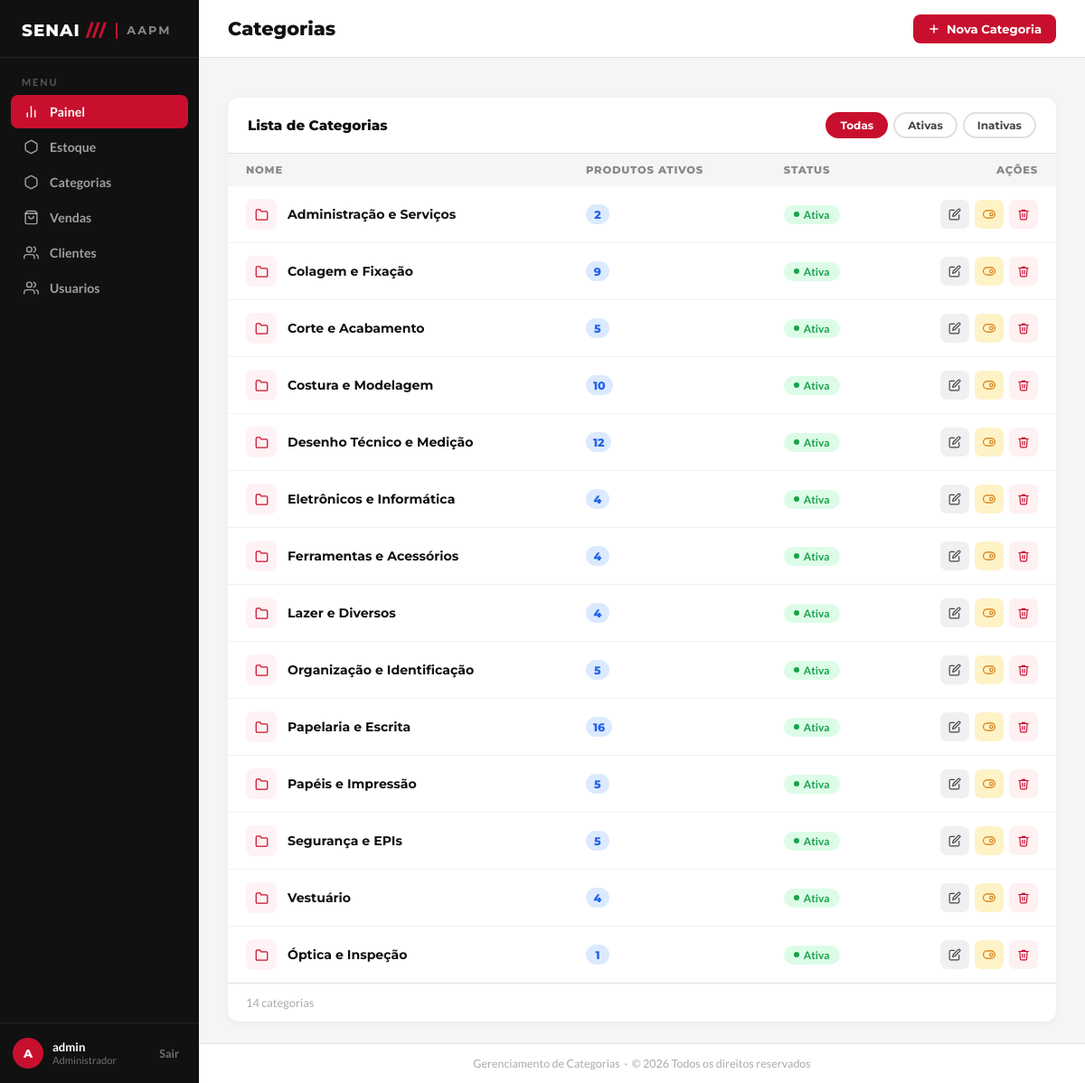
Screenshot of /categorias (signed in) with the database file from the repository.
### app/models/categoria.py (models this page shows)
class Categoria(Base):
    __tablename__ = "categorias"
    id = Column(Integer, primary_key=True, autoincrement=True, index=True)
    nome = Column(String(50), unique=True, nullable=False)
    ativa = Column(Boolean, default=True)
    produtos = relationship("Produto", back_populates="categoria", lazy="select")

### app/controllers/categoria_controller.py (the view)
@router.get("")
def listar_categorias(
    request: Request,
    db: Session = Depends(get_db),
    admin = Depends(get_admin)
):
    categorias = db.query(Categoria).order_by(Categoria.nome).all()
    return templates.TemplateResponse(
        request,
        "categorias/index.html",
        {
            "request":    request,
            "usuario":    admin,
            "categorias": categorias,
        }
    )

### app/templates/categorias/index.html (shortened to what this page needs)
<!DOCTYPE html>
<html lang="pt-BR">
<head>
  <link rel="stylesheet" href="/static/css/categorias.css"/>
</head>
<body>
 <aside class="barra-lateral">
    <div class="barra-logo">
      <span class="barra-logo-texto">SENAI <span>///</span></span>
      <div class="barra-logo-separador"></div>
      <span class="barra-logo-sub">AAPM</span>
    </div>
    <span class="barra-menu-titulo">Menu</span>
    <ul class="barra-nav">
      <li>
        <a href="/" class="ativo">
          <svg viewBox="0 0 24 24">
            <line x1="18" y1="20" x2="18" y2="10" />
            <line x1="12" y1="20" x2="12" y2="4" />
            <line x1="6" y1="20" x2="6" y2="14" />
          </svg>
          Painel
        </a>
      </li>
      <li>
        <a href="/produtos/">
          <svg viewBox="0 0 24 24">
            <path
              d="M21 16V8a2 2 0 0 0-1-1.73l-7-4a2 2 0 0 0-2 0l-7 4A2 2 0 0 0 3 8v8a2 2 0 0 0 1 1.73l7 4a2 2 0 0 0 2 0l7-4A2 2 0 0 0 21 16z" />
          </svg>
          Estoque
        </a>
      </li>
      <li>
        <a href="/categorias/">
          <svg viewBox="0 0 24 24">
            <path
              d="M21 16V8a2 2 0 0 0-1-1.73l-7-4a2 2 0 0 0-2 0l-7 4A2 2 0 0 0 3 8v8a2 2 0 0 0 1 1.73l7 4a2 2 0 0 0 2 0l7-4A2 2 0 0 0 21 16z" />
          </svg>
          Categorias
        </a>
      </li>
      <li>
        <a href="/pdv/">
          <svg viewBox="0 0 24 24">
            <path d="M6 2L3 6v14a2 2 0 0 0 2 2h14a2 2 0 0 0 2-2V6l-3-4z" />
            <line x1="3" y1="6" x2="21" y2="6" />
            <path d="M16 10a4 4 0 0 1-8 0" />
          </svg>
          Vendas
        </a>
      </li>
      <li>
        <a href="/clientes/">
          <svg viewBox="0 0 24 24">
            <path d="M17 21v-2a4 4 0 0 0-4-4H5a4 4 0 0 0-4 4v2" />
            <circle cx="9" cy="7" r="4" />
            <path d="M23 21v-2a4 4 0 0 0-3-3.87" />
            <path d="M16 3.13a4 4 0 0 1 0 7.75" />
          </svg>
          Clientes
        </a>
      </li>
      <li>
        <a href="/usuarios/">
          <svg viewBox="0 0 24 24">
            <path d="M17 21v-2a4 4 0 0 0-4-4H5a4 4 0 0 0-4 4v2" />
            <circle cx="9" cy="7" r="4" />
            <path d="M23 21v-2a4 4 0 0 0-3-3.87" />
            <path d="M16 3.13a4 4 0 0 1 0 7.75" />
          </svg>
          Usuarios
        </a>
      </li>
    </ul>
    <div class="barra-rodape">
      <div class="barra-usuario">
        <div class="avatar-usuario">{{ usuario.nome[0] | upper if usuario else 'AD' }}</div>
        <div class="info-usuario">
          <strong>{{ usuario.nome if usuario else 'Usuário' }}</strong>
          <small>Administrador</small>
        </div>
      </div>
      <button class="btn-sair" onclick="window.location.href='/auth/logout'">
        Sair
      </button>
    </div>
  </aside>
<div class="conteudo-principal">
  <header class="cabecalho-pagina">
    <h1>Categorias</h1>
    <a href="/categorias/nova" class="btn-novo">
      <svg viewBox="0 0 24 24"><line x1="12" y1="5" x2="12" y2="19"/><line x1="5" y1="12" x2="19" y2="12"/></svg>
      Nova Categoria
    </a>
  </header>
  <div class="area-alertas">
  </div>
  <main class="area-conteudo">
    <div class="painel">
      <div class="painel-cabecalho">
        <span class="painel-titulo">Lista de Categorias</span>
        <div class="filtros-status">
          <button class="btn-filtro ativo" onclick="filtrar('todos', this)">Todas</button>
          <button class="btn-filtro" onclick="filtrar('ativa', this)">Ativas</button>
          <button class="btn-filtro" onclick="filtrar('inativa', this)">Inativas</button>
        </div>
      </div>
      <table class="tabela-categorias">
        <thead>
          <tr>
            <th>Nome</th>
            <th>Produtos Ativos</th>
            <th>Status</th>
            <th style="text-align:right">Ações</th>
          </tr>
        </thead>
        <tbody id="corpoTabela">
          {% for c in categorias %}
          <tr data-status="{{ 'ativa' if c.ativa else 'inativa' }}">
            <td>
              <div class="celula-nome">
                <div class="icone-categoria">
                  <svg viewBox="0 0 24 24"><path d="M22 19a2 2 0 0 1-2 2H4a2 2 0 0 1-2-2V5a2 2 0 0 1 2-2h5l2 3h9a2 2 0 0 1 2 2z"/></svg>
                </div>
                <span class="nome-categoria">{{ c.nome }}</span>
              </div>
            </td>
            <td>
              <span class="badge-contagem">
                {{ c.produtos | selectattr('ativa') | list | length }}
              </span>
            </td>
            <td>
              <span class="badge-status {{ 'ativa' if c.ativa else 'inativa' }}">
                {{ "Ativa" if c.ativa else "Inativa" }}
              </span>
            </td>
            <td>
              <div class="celula-acoes">
                <a href="/categorias/{{ c.id }}/editar" class="btn-acao btn-editar" title="Editar">
                  <svg viewBox="0 0 24 24"><path d="M11 4H4a2 2 0 0 0-2 2v14a2 2 0 0 0 2 2h14a2 2 0 0 0 2-2v-7"/><path d="M18.5 2.5a2.121 2.121 0 0 1 3 3L12 15l-4 1 1-4 9.5-9.5z"/></svg>
                </a>
                <form action="/categorias/{{ c.id }}/toggle-ativo" method="post" style="display:contents">
                  {% if c.ativa %}
                  <button type="button"
                          class="btn-acao btn-toggle-desativar"
                          title="Desativar"
                          onclick="confirmarToggle(this, '{{ c.nome }}')">
                    <svg viewBox="0 0 24 24"><rect x="1" y="5" width="22" height="14" rx="7"/><circle cx="16" cy="12" r="3"/></svg>
                  </button>
                  {% else %}
                  <button type="submit" class="btn-acao btn-toggle-ativar" title="Ativar">
                    <svg viewBox="0 0 24 24"><rect x="1" y="5" width="22" height="14" rx="7"/><circle cx="8" cy="12" r="3"/></svg>
                  </button>
                  {% endif %}
                </form>
                <form action="/categorias/{{ c.id }}/deletar" method="post" style="display:contents">
                  <button type="button"
                          class="btn-acao btn-excluir"
                          title="Excluir"
                          onclick="confirmarExclusao(this, '{{ c.nome }}')">
                    <svg viewBox="0 0 24 24"><polyline points="3 6 5 6 21 6"/><path d="M19 6l-1 14a2 2 0 0 1-2 2H8a2 2 0 0 1-2-2L5 6"/><path d="M10 11v6"/><path d="M14 11v6"/><path d="M9 6V4h6v2"/></svg>
                  </button>
                </form>
              </div>
            </td>
          </tr>
          {% endfor %}
        </tbody>
      </table>
      <div class="rodape-tabela">
        <span id="infoTabela">
          {{ categorias | length }} categoria{{ 's' if categorias | length != 1 else '' }}
        </span>
      </div>
    </div>
  </main>
  <footer class="rodape-admin">
    Gerenciamento de Categorias &nbsp;·&nbsp; © 2026 Todos os direitos reservados
  </footer>
</div>
</body>
</html>

### rows the page displays
Categoria: nome "Administração e Serviços", produtos|selectattr "2", ativa "Ativa"
Categoria: nome "Colagem e Fixação", produtos|selectattr "9", ativa "Ativa"
Categoria: nome "Corte e Acabamento", produtos|selectattr "5", ativa "Ativa"
Categoria: nome "Costura e Modelagem", produtos|selectattr "10", ativa "Ativa"
Categoria: nome "Desenho Técnico e Medição", produtos|selectattr "12", ativa "Ativa"
Categoria: nome "Eletrônicos e Informática", produtos|selectattr "4", ativa "Ativa"
Categoria: nome "Ferramentas e Acessórios", produtos|selectattr "4", ativa "Ativa"
Categoria: nome "Lazer e Diversos", produtos|selectattr "4", ativa "Ativa"
Categoria: nome "Organização e Identificação", produtos|selectattr "5", ativa "Ativa"
Categoria: nome "Papelaria e Escrita", produtos|selectattr "16", ativa "Ativa"
Categoria: nome "Papéis e Impressão", produtos|selectattr "5", ativa "Ativa"
Categoria: nome "Segurança e EPIs", produtos|selectattr "5", ativa "Ativa"
Categoria: nome "Vestuário", produtos|selectattr "4", ativa "Ativa"
Categoria: nome "Óptica e Inspeção", produtos|selectattr "1", ativa "Ativa"

### other values shown
{{ usuario.nome[0] | upper if usuario else 'AD' }} "A"
{{ usuario.nome if usuario else 'Usuário' }} "admin"
{{ categorias | length }} "14"
{{ 's' if categorias | length != 1 else '' }} "s"
